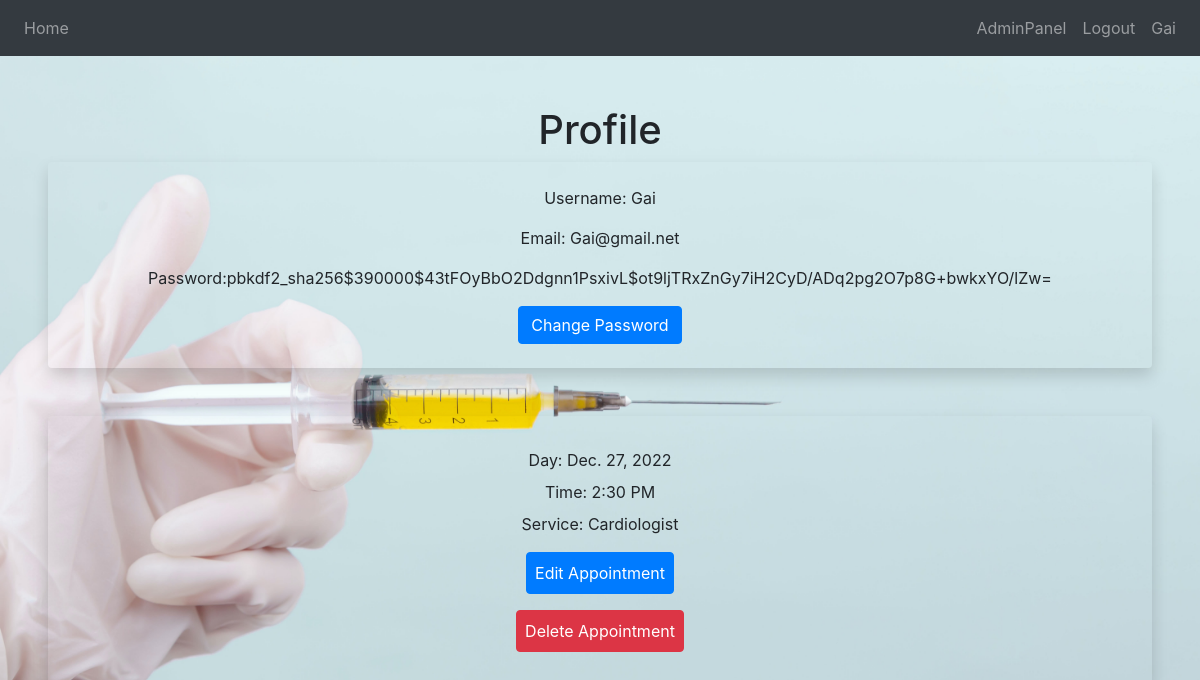
The page /user-panel (signed in) on the database its author committed.
### booking/models.py (models this page shows, shortened)
class Appointment(models.Model):
    user = models.ForeignKey(User, on_delete=models.CASCADE, null=True, blank=True)
    service = models.CharField(max_length=50, choices=SERVICE_CHOICES, default="Cardiologist")
    day = models.DateField(default=datetime.now)
    time = models.CharField(max_length=10, choices=TIME_CHOICES, default="7:30 AM")
    time_ordered = models.DateTimeField(default=datetime.now, blank=True)
    syptoms = models.TextField(null=True, blank=True)
    timetaken = models.CharField(max_length=10,null=True, blank=True)
    Apperence = models.BooleanField(default=False)

### booking/views.py (the view)
# urls.py: path('user-panel', views.userPanel, name='userPanel'),
def userPanel(request):
    user = request.user
    appointments = Appointment.objects.filter(user=user).order_by('day', 'time')
    return render(request, 'userPanel.html', {
        'user':user,
        'appointments':appointments,
    })

### booking/templates/userPanel.html (shortened to what this page needs)
{% extends 'Base.html' %}
{% block content%}
{% load crispy_forms_tags %}
<h1 class="text-center">Profile</h1>
<div class="shadow p-4 mb-5 bg-body bg-body rounded text-black text-center m-5">
    <p>Username: {{user}}</p>
    <p>Email: {{user.email}}</p>
    <p>Password:{{user.password}}</p>
    <a href="change-password/" class="btn btn-primary">Change Password</a>
</div>
{% if appointments.count > 0 %}
    <div class="shadow p-4 mb-5 bg-body bg-body rounded text-black text-center m-5">
        {% for appointment in appointments %}
            <p class="list-group mt-2">Day: {{ appointment.day }}</p>
            <p class="list-group mt-2">Time: {{ appointment.time }}</p>
            <p class="list-group mt-2">Service: {{ appointment.service }}</p>
            <div class="mt-3 mb-2">
                <a class="btn btn-primary rounded-3 p-2" href="{% url 'userUpdate' appointment.id %}">Edit Appointment</a>
            </div>
            <div class="mt-3 mb-2">
                <a class="btn btn-danger rounded-3 p-2" href="{% url 'DeleteApp1' appointment.id %}">Delete Appointment</a>
            </div>
        {% endfor %}
    </div>
{%endif%}
{% endblock%}

### main/templates/Base.html (shortened to what this page needs)
<!DOCTYPE html>
{% load static  %}
<html>
    <head>
    <link
      rel="stylesheet"
      href="https://stackpath.bootstrapcdn.com/bootstrap/4.4.1/css/bootstrap.min.css"
    />
    <link
      rel="stylesheet"
      href="https://stackpath.bootstrapcdn.com/font-awesome/4.7.0/css/font-awesome.min.css"
    />
   </head>
<body class="bg">
  <nav class="navbar navbar-expand-lg navbar-dark bg-dark"  >
    <div class="collapse navbar-collapse justify-content-between" id="navbar">
      <div class="navbar-nav">
        <a class="nav-item nav-link" id="home" href="/">Home</a>
      </div>
      <div class="navbar-nav">
        {%if request.user.is_superuser%}
        <a class="nav-item nav-link" id="AdminPanel" href={%url 'admin:index'%}>AdminPanel</a>
        {%endif%}
        {% if user.is_authenticated %}
        <a class="nav-item nav-link" id="logout" href={%url 'logout'%}>Logout</a>
        <a class="nav-item nav-link" id="logout" href="{% url 'userPanel'%}"> {{user.username}}</a>
        {% else %}
        <a class="nav-item nav-link" id="login" href="{% url 'login'%}">Login</a>
        <a class="nav-item nav-link" id="signUp" href="{%url 'register' %}">Sign Up</a>
        {% endif %}
      </div>
    </div>
  </nav>
  <div class="containter">
    {%block content%}
    {% endblock%}
  </div>
    </body>
</html>

### booking/templates/userPanel.html (style rules this page uses)
.text-center { text-align: center!important; margin-top: 50px; margin-bottom: -40px; }

### rows shown on the page
Appointment: day "Dec. 27, 2022", time "2:30 PM", service "Cardiologist"

### other values the page prints
{{ user.username }} "Gai"
{{ user }} "Gai"
{{ user.email }} "Gai@gmail.net"
{{ user.password }} "pbkdf2_sha256$390000$43tFOyBbO2Ddgnn1PsxivL$ot9ljTRxZnGy7iH2CyD/ADq2pg2O7p8G+bwkxYO/lZw="
